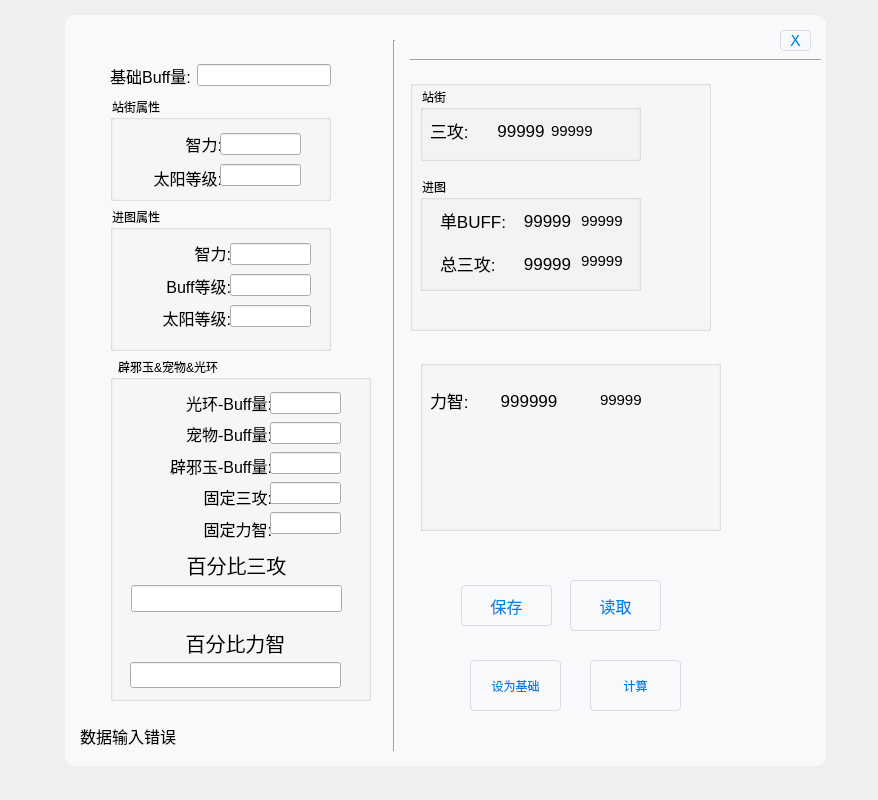
<?xml version="1.0" encoding="UTF-8"?>
<ui version="4.0">
 <class>Form</class>
 <widget class="QWidget" name="Form">
  <property name="geometry">
   <rect>
    <x>0</x>
    <y>0</y>
    <width>878</width>
    <height>800</height>
   </rect>
  </property>
  <property name="windowTitle">
   <string>Form</string>
  </property>
  <widget class="QWidget" name="widget_1" native="true">
   <property name="geometry">
    <rect>
     <x>60</x>
     <y>10</y>
     <width>771</width>
     <height>761</height>
    </rect>
   </property>
   <property name="styleSheet">
    <string notr="true">
QWidget#widget_1{
background-color:#f8f9fa;
border-radius:10px;
border: 5px, white;
margin: 5px;
}
QPushButton {
    color: #0081db;
    border: 1px solid #dadce0;
    padding: 4px 8px;
    border-radius: 4px;
}
QPushButton:!window {
    background: transparent;
}
QPushButton:flat,
QPushButton:default {
    border: none;
    padding: 5px 9px;
}
QPushButton:default {
    color: #f8f9fa;
    background: #0081db;
}
QPushButton:hover,
QPushButton:flat:hover {
    background: rgba(181.000, 202.000, 244.000, 0.333);
}
QPushButton:pressed,
QPushButton:flat:pressed,
QPushButton:checked:pressed,
QPushButton:flat:checked:pressed {
    background: rgba(181.000, 202.000, 244.000, 0.933);
}
QPushButton:checked,
QPushButton:flat:checked {
    background: rgba(181.000, 202.000, 244.000, 0.733);
}
QPushButton:default:hover {
    background: #3781ea;
}
QPushButton:default:pressed {
    background: #6ca1f0;
}
QPushButton:default:disabled {
    background: #dadce0;
}
QRadioButton {
    spacing: 8px;
}
QGroupBox::title,
QAbstractItemView::item {
    spacing: 6px;
}
QCheckBox::indicator,
QGroupBox::indicator,
QAbstractItemView::indicator,
QRadioButton::indicator {
    height: 18px;
    width: 18px;
}
QCheckBox::indicator,
QGroupBox::indicator,
QCheckBox::indicator:unchecked:disabled,
QGroupBox::indicator:unchecked:disabled,
QCheckBox::indicator:checked,
QGroupBox::indicator:checked,
QCheckBox::indicator:checked:disabled,
QGroupBox::indicator:checked:disabled,
QCheckBox::indicator:indeterminate,
QCheckBox::indicator:indeterminate:disabled,
QLineEdit{
    border:0px;    
		
    border-bottom: 1px solid #B3B3B3; 	
	background-color:#f8f9fa;
	border-color:rgb(190, 190, 195)
    }
QLineEdit:hover{
    border-bottom: 3px solid #66A3FF;
    }

QLineEdit:focus{
    border-bottom: 3px solid #E680BD;
    }



</string>
   </property>
   <widget class="QPushButton" name="button_count">
    <property name="geometry">
     <rect>
      <x>530</x>
      <y>650</y>
      <width>91</width>
      <height>51</height>
     </rect>
    </property>
    <property name="text">
     <string>计算</string>
    </property>
   </widget>
   <widget class="QGroupBox" name="groupBox_7">
    <property name="geometry">
     <rect>
      <x>350</x>
      <y>70</y>
      <width>301</width>
      <height>251</height>
     </rect>
    </property>
    <property name="title">
     <string/>
    </property>
    <widget class="QGroupBox" name="groupBox">
     <property name="geometry">
      <rect>
       <x>10</x>
       <y>100</y>
       <width>221</width>
       <height>111</height>
      </rect>
     </property>
     <property name="title">
      <string>进图</string>
     </property>
     <widget class="QWidget" name="layoutWidget">
      <property name="geometry">
       <rect>
        <x>20</x>
        <y>63</y>
        <width>141</width>
        <height>41</height>
       </rect>
      </property>
      <layout class="QHBoxLayout" name="horizontalLayout">
       <item>
        <widget class="QLabel" name="label_13">
         <property name="font">
          <font>
           <pointsize>13</pointsize>
          </font>
         </property>
         <property name="text">
          <string>总三攻:</string>
         </property>
        </widget>
       </item>
       <item>
        <widget class="QLabel" name="jt_show_zsg">
         <property name="font">
          <font>
           <pointsize>13</pointsize>
          </font>
         </property>
         <property name="text">
          <string>99999</string>
         </property>
         <property name="alignment">
          <set>Qt::AlignCenter</set>
         </property>
        </widget>
       </item>
      </layout>
     </widget>
     <widget class="QWidget" name="layoutWidget">
      <property name="geometry">
       <rect>
        <x>160</x>
        <y>70</y>
        <width>52</width>
        <height>22</height>
       </rect>
      </property>
      <layout class="QHBoxLayout" name="horizontalLayout_2">
       <item>
        <widget class="QLabel" name="jt_show_zsg_cj">
         <property name="minimumSize">
          <size>
           <width>50</width>
           <height>20</height>
          </size>
         </property>
         <property name="maximumSize">
          <size>
           <width>50</width>
           <height>20</height>
          </size>
         </property>
         <property name="font">
          <font>
           <pointsize>11</pointsize>
          </font>
         </property>
         <property name="text">
          <string>99999</string>
         </property>
         <property name="alignment">
          <set>Qt::AlignLeading|Qt::AlignLeft|Qt::AlignVCenter</set>
         </property>
        </widget>
       </item>
      </layout>
     </widget>
     <widget class="QWidget" name="layoutWidget">
      <property name="geometry">
       <rect>
        <x>160</x>
        <y>30</y>
        <width>52</width>
        <height>22</height>
       </rect>
      </property>
      <layout class="QHBoxLayout" name="horizontalLayout_4">
       <item>
        <widget class="QLabel" name="jt_show_sg_cj">
         <property name="minimumSize">
          <size>
           <width>50</width>
           <height>20</height>
          </size>
         </property>
         <property name="maximumSize">
          <size>
           <width>50</width>
           <height>20</height>
          </size>
         </property>
         <property name="font">
          <font>
           <pointsize>11</pointsize>
          </font>
         </property>
         <property name="text">
          <string>99999</string>
         </property>
         <property name="alignment">
          <set>Qt::AlignLeading|Qt::AlignLeft|Qt::AlignVCenter</set>
         </property>
        </widget>
       </item>
      </layout>
     </widget>
     <widget class="QWidget" name="layoutWidget">
      <property name="geometry">
       <rect>
        <x>20</x>
        <y>20</y>
        <width>141</width>
        <height>41</height>
       </rect>
      </property>
      <layout class="QHBoxLayout" name="horizontalLayout_3">
       <item>
        <widget class="QLabel" name="label_11">
         <property name="font">
          <font>
           <pointsize>13</pointsize>
          </font>
         </property>
         <property name="text">
          <string>单BUFF:</string>
         </property>
        </widget>
       </item>
       <item>
        <widget class="QLabel" name="jt_show_sg">
         <property name="font">
          <font>
           <pointsize>13</pointsize>
          </font>
         </property>
         <property name="text">
          <string>99999</string>
         </property>
         <property name="alignment">
          <set>Qt::AlignCenter</set>
         </property>
        </widget>
       </item>
      </layout>
     </widget>
     <widget class="QLabel" name="label_17">
      <property name="geometry">
       <rect>
        <x>70</x>
        <y>110</y>
        <width>77</width>
        <height>39</height>
       </rect>
      </property>
      <property name="font">
       <font>
        <pointsize>13</pointsize>
       </font>
      </property>
      <property name="text">
       <string>总三攻:</string>
      </property>
     </widget>
    </widget>
    <widget class="QGroupBox" name="groupBox_2">
     <property name="geometry">
      <rect>
       <x>10</x>
       <y>10</y>
       <width>221</width>
       <height>71</height>
      </rect>
     </property>
     <property name="title">
      <string>站街</string>
     </property>
     <widget class="QWidget" name="layoutWidget_3">
      <property name="geometry">
       <rect>
        <x>130</x>
        <y>30</y>
        <width>52</width>
        <height>22</height>
       </rect>
      </property>
      <layout class="QHBoxLayout" name="horizontalLayout_8">
       <item>
        <widget class="QLabel" name="zj_show_sg_cj">
         <property name="minimumSize">
          <size>
           <width>50</width>
           <height>20</height>
          </size>
         </property>
         <property name="maximumSize">
          <size>
           <width>50</width>
           <height>20</height>
          </size>
         </property>
         <property name="font">
          <font>
           <pointsize>11</pointsize>
          </font>
         </property>
         <property name="text">
          <string>99999</string>
         </property>
         <property name="alignment">
          <set>Qt::AlignLeading|Qt::AlignLeft|Qt::AlignVCenter</set>
         </property>
        </widget>
       </item>
      </layout>
     </widget>
     <widget class="QWidget" name="layoutWidget">
      <property name="geometry">
       <rect>
        <x>10</x>
        <y>20</y>
        <width>119</width>
        <height>41</height>
       </rect>
      </property>
      <layout class="QHBoxLayout" name="horizontalLayout_5">
       <item>
        <widget class="QLabel" name="label_19">
         <property name="font">
          <font>
           <pointsize>13</pointsize>
          </font>
         </property>
         <property name="text">
          <string>三攻:</string>
         </property>
        </widget>
       </item>
       <item>
        <widget class="QLabel" name="zj_show_sg">
         <property name="font">
          <font>
           <pointsize>13</pointsize>
          </font>
         </property>
         <property name="text">
          <string>99999</string>
         </property>
         <property name="alignment">
          <set>Qt::AlignCenter</set>
         </property>
        </widget>
       </item>
      </layout>
     </widget>
    </widget>
   </widget>
   <widget class="QPushButton" name="button_jc">
    <property name="geometry">
     <rect>
      <x>410</x>
      <y>650</y>
      <width>91</width>
      <height>51</height>
     </rect>
    </property>
    <property name="text">
     <string>设为基础</string>
    </property>
   </widget>
   <widget class="Line" name="line">
    <property name="geometry">
     <rect>
      <x>319</x>
      <y>30</y>
      <width>31</width>
      <height>711</height>
     </rect>
    </property>
    <property name="orientation">
     <enum>Qt::Vertical</enum>
    </property>
   </widget>
   <widget class="QGroupBox" name="groupBox_6">
    <property name="geometry">
     <rect>
      <x>50</x>
      <y>200</y>
      <width>221</width>
      <height>141</height>
     </rect>
    </property>
    <property name="title">
     <string>进图属性</string>
    </property>
    <widget class="QWidget" name="layoutWidget_9">
     <property name="geometry">
      <rect>
       <x>20</x>
       <y>30</y>
       <width>101</width>
       <height>91</height>
      </rect>
     </property>
     <layout class="QVBoxLayout" name="verticalLayout_11">
      <item>
       <widget class="QLabel" name="label_15">
        <property name="font">
         <font>
          <pointsize>12</pointsize>
         </font>
        </property>
        <property name="text">
         <string>智力:</string>
        </property>
        <property name="alignment">
         <set>Qt::AlignRight|Qt::AlignTrailing|Qt::AlignVCenter</set>
        </property>
       </widget>
      </item>
      <item>
       <widget class="QLabel" name="label_32">
        <property name="font">
         <font>
          <pointsize>12</pointsize>
         </font>
        </property>
        <property name="text">
         <string>Buff等级:</string>
        </property>
        <property name="alignment">
         <set>Qt::AlignRight|Qt::AlignTrailing|Qt::AlignVCenter</set>
        </property>
       </widget>
      </item>
      <item>
       <widget class="QLabel" name="label_2">
        <property name="font">
         <font>
          <pointsize>12</pointsize>
         </font>
        </property>
        <property name="text">
         <string>太阳等级:</string>
        </property>
        <property name="alignment">
         <set>Qt::AlignRight|Qt::AlignTrailing|Qt::AlignVCenter</set>
        </property>
       </widget>
      </item>
     </layout>
    </widget>
    <widget class="QWidget" name="verticalLayoutWidget_8">
     <property name="geometry">
      <rect>
       <x>120</x>
       <y>30</y>
       <width>81</width>
       <height>91</height>
      </rect>
     </property>
     <layout class="QVBoxLayout" name="verticalLayout_12">
      <item>
       <widget class="QLineEdit" name="jt_zhili"/>
      </item>
      <item>
       <widget class="QLineEdit" name="jt_lv"/>
      </item>
      <item>
       <widget class="QLineEdit" name="jt_ty_lv"/>
      </item>
     </layout>
    </widget>
   </widget>
   <widget class="QGroupBox" name="groupBox_5">
    <property name="geometry">
     <rect>
      <x>50</x>
      <y>90</y>
      <width>221</width>
      <height>101</height>
     </rect>
    </property>
    <property name="title">
     <string>站街属性</string>
    </property>
    <widget class="QWidget" name="layoutWidget_8">
     <property name="geometry">
      <rect>
       <x>20</x>
       <y>30</y>
       <width>92</width>
       <height>61</height>
      </rect>
     </property>
     <layout class="QVBoxLayout" name="verticalLayout_9">
      <item>
       <widget class="QLabel" name="label_3">
        <property name="font">
         <font>
          <pointsize>12</pointsize>
         </font>
        </property>
        <property name="text">
         <string>智力:</string>
        </property>
        <property name="alignment">
         <set>Qt::AlignRight|Qt::AlignTrailing|Qt::AlignVCenter</set>
        </property>
       </widget>
      </item>
      <item>
       <widget class="QLabel" name="label_5">
        <property name="font">
         <font>
          <pointsize>12</pointsize>
         </font>
        </property>
        <property name="text">
         <string>太阳等级:</string>
        </property>
        <property name="textFormat">
         <enum>Qt::AutoText</enum>
        </property>
        <property name="scaledContents">
         <bool>true</bool>
        </property>
        <property name="alignment">
         <set>Qt::AlignRight|Qt::AlignTrailing|Qt::AlignVCenter</set>
        </property>
       </widget>
      </item>
     </layout>
    </widget>
    <widget class="QWidget" name="verticalLayoutWidget_7">
     <property name="geometry">
      <rect>
       <x>110</x>
       <y>30</y>
       <width>81</width>
       <height>61</height>
      </rect>
     </property>
     <layout class="QVBoxLayout" name="verticalLayout_10">
      <item>
       <widget class="QLineEdit" name="zj_zhili"/>
      </item>
      <item>
       <widget class="QLineEdit" name="zl_lv"/>
      </item>
     </layout>
    </widget>
   </widget>
   <widget class="QGroupBox" name="groupBox_4">
    <property name="geometry">
     <rect>
      <x>50</x>
      <y>350</y>
      <width>261</width>
      <height>341</height>
     </rect>
    </property>
    <property name="title">
     <string>辟邪玉&amp;&amp;宠物&amp;&amp;光环</string>
    </property>
    <widget class="QWidget" name="verticalLayoutWidget_5">
     <property name="geometry">
      <rect>
       <x>20</x>
       <y>30</y>
       <width>142</width>
       <height>151</height>
      </rect>
     </property>
     <layout class="QVBoxLayout" name="verticalLayout_7">
      <item>
       <widget class="QLabel" name="label_16">
        <property name="font">
         <font>
          <pointsize>12</pointsize>
         </font>
        </property>
        <property name="text">
         <string>光环-Buff量:</string>
        </property>
        <property name="alignment">
         <set>Qt::AlignRight|Qt::AlignTrailing|Qt::AlignVCenter</set>
        </property>
       </widget>
      </item>
      <item>
       <widget class="QLabel" name="label">
        <property name="font">
         <font>
          <pointsize>12</pointsize>
         </font>
        </property>
        <property name="text">
         <string>宠物-Buff量:</string>
        </property>
        <property name="alignment">
         <set>Qt::AlignRight|Qt::AlignTrailing|Qt::AlignVCenter</set>
        </property>
       </widget>
      </item>
      <item>
       <widget class="QLabel" name="label_12">
        <property name="font">
         <font>
          <pointsize>12</pointsize>
         </font>
        </property>
        <property name="text">
         <string>辟邪玉-Buff量:</string>
        </property>
        <property name="alignment">
         <set>Qt::AlignRight|Qt::AlignTrailing|Qt::AlignVCenter</set>
        </property>
       </widget>
      </item>
      <item>
       <widget class="QLabel" name="label_10">
        <property name="font">
         <font>
          <pointsize>12</pointsize>
         </font>
        </property>
        <property name="text">
         <string>固定三攻:</string>
        </property>
        <property name="alignment">
         <set>Qt::AlignRight|Qt::AlignTrailing|Qt::AlignVCenter</set>
        </property>
       </widget>
      </item>
      <item>
       <widget class="QLabel" name="label_18">
        <property name="font">
         <font>
          <pointsize>12</pointsize>
         </font>
        </property>
        <property name="text">
         <string>固定力智:</string>
        </property>
        <property name="alignment">
         <set>Qt::AlignRight|Qt::AlignTrailing|Qt::AlignVCenter</set>
        </property>
       </widget>
      </item>
     </layout>
    </widget>
    <widget class="QWidget" name="verticalLayoutWidget_6">
     <property name="geometry">
      <rect>
       <x>160</x>
       <y>30</y>
       <width>71</width>
       <height>151</height>
      </rect>
     </property>
     <layout class="QVBoxLayout" name="verticalLayout_8">
      <item>
       <widget class="QLineEdit" name="sg_buff_gh"/>
      </item>
      <item>
       <widget class="QLineEdit" name="sg_buff_cw"/>
      </item>
      <item>
       <widget class="QLineEdit" name="sg_buff_bxy"/>
      </item>
      <item>
       <widget class="QLineEdit" name="sg_guding"/>
      </item>
      <item>
       <widget class="QLineEdit" name="lz_guding"/>
      </item>
     </layout>
    </widget>
    <widget class="QWidget" name="">
     <property name="geometry">
      <rect>
       <x>21</x>
       <y>191</y>
       <width>211</width>
       <height>61</height>
      </rect>
     </property>
     <layout class="QVBoxLayout" name="verticalLayout">
      <item>
       <widget class="QLabel" name="label_14">
        <property name="font">
         <font>
          <pointsize>15</pointsize>
         </font>
        </property>
        <property name="text">
         <string>百分比三攻</string>
        </property>
        <property name="alignment">
         <set>Qt::AlignCenter</set>
        </property>
       </widget>
      </item>
      <item>
       <widget class="QLineEdit" name="lineEdit">
        <property name="font">
         <font>
          <pointsize>12</pointsize>
          <underline>false</underline>
         </font>
        </property>
       </widget>
      </item>
     </layout>
    </widget>
    <widget class="QWidget" name="">
     <property name="geometry">
      <rect>
       <x>20</x>
       <y>270</y>
       <width>211</width>
       <height>58</height>
      </rect>
     </property>
     <layout class="QVBoxLayout" name="verticalLayout_2">
      <item>
       <widget class="QLabel" name="label_20">
        <property name="font">
         <font>
          <pointsize>15</pointsize>
         </font>
        </property>
        <property name="text">
         <string>百分比力智</string>
        </property>
        <property name="alignment">
         <set>Qt::AlignCenter</set>
        </property>
       </widget>
      </item>
      <item>
       <widget class="QLineEdit" name="lineEdit_2">
        <property name="font">
         <font>
          <pointsize>12</pointsize>
         </font>
        </property>
       </widget>
      </item>
     </layout>
    </widget>
   </widget>
   <widget class="QWidget" name="layoutWidget">
    <property name="geometry">
     <rect>
      <x>50</x>
      <y>40</y>
      <width>221</width>
      <height>51</height>
     </rect>
    </property>
    <layout class="QHBoxLayout" name="horizontalLayout_7">
     <item>
      <widget class="QLabel" name="label_31">
       <property name="font">
        <font>
         <family>Arial</family>
         <pointsize>12</pointsize>
        </font>
       </property>
       <property name="text">
        <string>基础Buff量:</string>
       </property>
       <property name="alignment">
        <set>Qt::AlignCenter</set>
       </property>
      </widget>
     </item>
     <item>
      <widget class="QLineEdit" name="zl_buff"/>
     </item>
    </layout>
   </widget>
   <widget class="QPushButton" name="button_close">
    <property name="geometry">
     <rect>
      <x>720</x>
      <y>20</y>
      <width>31</width>
      <height>21</height>
     </rect>
    </property>
    <property name="font">
     <font>
      <family>Arial</family>
      <pointsize>12</pointsize>
     </font>
    </property>
    <property name="styleSheet">
     <string notr="true"/>
    </property>
    <property name="text">
     <string>X</string>
    </property>
   </widget>
   <widget class="QGroupBox" name="groupBox_3">
    <property name="geometry">
     <rect>
      <x>360</x>
      <y>350</y>
      <width>301</width>
      <height>171</height>
     </rect>
    </property>
    <property name="title">
     <string/>
    </property>
    <widget class="QLabel" name="jt_show_ty_cj">
     <property name="geometry">
      <rect>
       <x>180</x>
       <y>30</y>
       <width>50</width>
       <height>20</height>
      </rect>
     </property>
     <property name="minimumSize">
      <size>
       <width>50</width>
       <height>20</height>
      </size>
     </property>
     <property name="maximumSize">
      <size>
       <width>50</width>
       <height>20</height>
      </size>
     </property>
     <property name="font">
      <font>
       <pointsize>11</pointsize>
      </font>
     </property>
     <property name="text">
      <string>99999</string>
     </property>
     <property name="alignment">
      <set>Qt::AlignLeading|Qt::AlignLeft|Qt::AlignVCenter</set>
     </property>
    </widget>
    <widget class="QWidget" name="">
     <property name="geometry">
      <rect>
       <x>10</x>
       <y>20</y>
       <width>130</width>
       <height>41</height>
      </rect>
     </property>
     <layout class="QHBoxLayout" name="horizontalLayout_9">
      <item>
       <widget class="QLabel" name="label_4">
        <property name="font">
         <font>
          <pointsize>13</pointsize>
         </font>
        </property>
        <property name="text">
         <string>力智:</string>
        </property>
       </widget>
      </item>
      <item>
       <widget class="QLabel" name="jt_show_ty">
        <property name="font">
         <font>
          <pointsize>13</pointsize>
         </font>
        </property>
        <property name="text">
         <string>999999</string>
        </property>
        <property name="alignment">
         <set>Qt::AlignCenter</set>
        </property>
       </widget>
      </item>
     </layout>
    </widget>
   </widget>
   <widget class="QPushButton" name="button_save">
    <property name="geometry">
     <rect>
      <x>401</x>
      <y>575</y>
      <width>91</width>
      <height>41</height>
     </rect>
    </property>
    <property name="font">
     <font>
      <pointsize>12</pointsize>
     </font>
    </property>
    <property name="text">
     <string>保存</string>
    </property>
   </widget>
   <widget class="QPushButton" name="button_load">
    <property name="geometry">
     <rect>
      <x>510</x>
      <y>570</y>
      <width>91</width>
      <height>51</height>
     </rect>
    </property>
    <property name="font">
     <font>
      <pointsize>12</pointsize>
      <weight>50</weight>
      <bold>false</bold>
     </font>
    </property>
    <property name="text">
     <string>读取</string>
    </property>
   </widget>
   <widget class="QLabel" name="tips">
    <property name="geometry">
     <rect>
      <x>20</x>
      <y>710</y>
      <width>141</width>
      <height>31</height>
     </rect>
    </property>
    <property name="font">
     <font>
      <pointsize>12</pointsize>
     </font>
    </property>
    <property name="text">
     <string>数据输入错误</string>
    </property>
    <property name="alignment">
     <set>Qt::AlignLeading|Qt::AlignLeft|Qt::AlignVCenter</set>
    </property>
   </widget>
   <widget class="Line" name="line_2">
    <property name="geometry">
     <rect>
      <x>350</x>
      <y>40</y>
      <width>411</width>
      <height>20</height>
     </rect>
    </property>
    <property name="orientation">
     <enum>Qt::Horizontal</enum>
    </property>
   </widget>
  </widget>
 </widget>
 <resources/>
 <connections/>
</ui>
